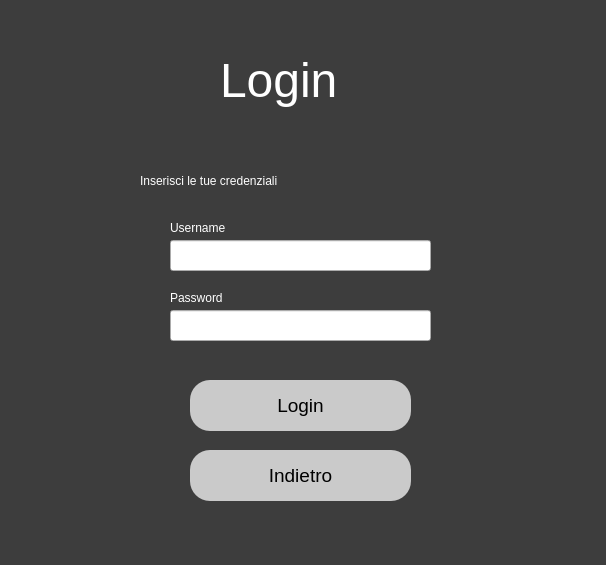
<?xml version="1.0" encoding="UTF-8"?>
<ui version="4.0">
 <class>Dialog</class>
 <widget class="QDialog" name="Dialog">
  <property name="geometry">
   <rect>
    <x>0</x>
    <y>0</y>
    <width>606</width>
    <height>565</height>
   </rect>
  </property>
  <property name="windowTitle">
   <string>Dialog</string>
  </property>
  <property name="styleSheet">
   <string notr="true">QDialog#Dialog{
background-color: rgb(61, 61, 61);}</string>
  </property>
  <widget class="QLabel" name="label_3">
   <property name="geometry">
    <rect>
     <x>170</x>
     <y>220</y>
     <width>101</width>
     <height>16</height>
    </rect>
   </property>
   <property name="styleSheet">
    <string notr="true">font: 12pt &quot;MS Shell Dlg 2&quot;;
color: rgb(255, 255, 255);</string>
   </property>
   <property name="text">
    <string>Username</string>
   </property>
  </widget>
  <widget class="QPushButton" name="back_button">
   <property name="geometry">
    <rect>
     <x>190</x>
     <y>450</y>
     <width>221</width>
     <height>51</height>
    </rect>
   </property>
   <property name="cursor">
    <cursorShape>PointingHandCursor</cursorShape>
   </property>
   <property name="styleSheet">
    <string notr="true">border-radius:20px; 
background-color: rgb(202, 202, 202);;
font-size:14pt;</string>
   </property>
   <property name="text">
    <string>Indietro</string>
   </property>
  </widget>
  <widget class="QLineEdit" name="email_field">
   <property name="geometry">
    <rect>
     <x>170</x>
     <y>240</y>
     <width>261</width>
     <height>31</height>
    </rect>
   </property>
   <property name="styleSheet">
    <string notr="true">color: rgb(0, 0, 0);</string>
   </property>
  </widget>
  <widget class="QLabel" name="label_4">
   <property name="geometry">
    <rect>
     <x>170</x>
     <y>290</y>
     <width>101</width>
     <height>16</height>
    </rect>
   </property>
   <property name="styleSheet">
    <string notr="true">font: 12pt &quot;MS Shell Dlg 2&quot;; color: rgb(255, 255, 255);</string>
   </property>
   <property name="text">
    <string>Password</string>
   </property>
  </widget>
  <widget class="QLineEdit" name="password_field">
   <property name="geometry">
    <rect>
     <x>170</x>
     <y>310</y>
     <width>261</width>
     <height>31</height>
    </rect>
   </property>
   <property name="styleSheet">
    <string notr="true">color: rgb(0, 0, 0);</string>
   </property>
  </widget>
  <widget class="QLabel" name="label_2">
   <property name="geometry">
    <rect>
     <x>140</x>
     <y>160</y>
     <width>351</width>
     <height>41</height>
    </rect>
   </property>
   <property name="styleSheet">
    <string notr="true">font: 16pt &quot;MS Shell Dlg 2&quot;;
color: rgb(255, 255, 255);</string>
   </property>
   <property name="text">
    <string>Inserisci le tue credenziali</string>
   </property>
  </widget>
  <widget class="QPushButton" name="login_button">
   <property name="geometry">
    <rect>
     <x>190</x>
     <y>380</y>
     <width>221</width>
     <height>51</height>
    </rect>
   </property>
   <property name="cursor">
    <cursorShape>PointingHandCursor</cursorShape>
   </property>
   <property name="styleSheet">
    <string notr="true">border-radius:20px; 
background-color: rgb(202, 202, 202);
font-size:14pt;</string>
   </property>
   <property name="text">
    <string>Login</string>
   </property>
   <property name="default">
    <bool>true</bool>
   </property>
  </widget>
  <widget class="QLabel" name="label">
   <property name="geometry">
    <rect>
     <x>220</x>
     <y>40</y>
     <width>171</width>
     <height>81</height>
    </rect>
   </property>
   <property name="styleSheet">
    <string notr="true">color: rgb(255, 255, 255); font-size:36pt</string>
   </property>
   <property name="text">
    <string>Login</string>
   </property>
  </widget>
 </widget>
 <resources/>
 <connections/>
</ui>
